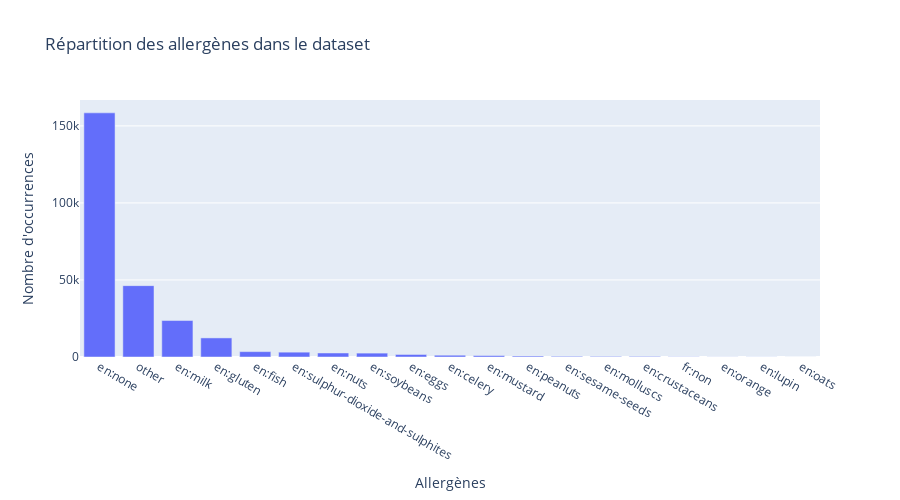

Notebook code for this chart:
### Code cell
# Séparer les allergènes par ",", et convertir en une liste
allergens_series = data['allergens'].str.split(',').explode().str.strip()
# Compter les occurrences de chaque allergène
allergens_counts = allergens_series.value_counts().reset_index()
allergens_counts.columns = ['allergen', 'count']

# Créer le graphique
fig = px.bar(allergens_counts, x='allergen', y='count', 
             title="Répartition des allergènes dans le dataset",
             labels={'allergen': 'Allergènes', 'count': 'Nombre d\'occurrences'},
             height=500)

fig.show()

### Figure 1 — Plotly figure (JSON) as saved in the notebook; plotly's stock layout.template omitted (floating-point values rounded to 4 significant figures)
{"data": [{"alignmentgroup": "True", "hovertemplate": "Allergènes=%{x}<br>Nombre d'occurrences=%{y}<extra></extra>", "legendgroup": "", "marker": {"color": "#636efa", "pattern": {"shape": ""}}, "name": "", "offsetgroup": "", "orientation": "v", "showlegend": false, "textposition": "auto", "type": "bar", "x": ["en:none", "other", "en:milk", "en:gluten", "en:fish", "en:sulphur-dioxide-and-sulphites", "en:nuts", "en:soybeans", "en:eggs", "en:celery", "en:mustard", "en:peanuts", "en:sesame-seeds", "en:molluscs", "en:crustaceans", "fr:non", "en:orange", "en:lupin", "en:oats"], "xaxis": "x", "y": [158457, 46315, 23667, 12388, 3485, 3140, 2603, 2527, 1637, 1158, 927, 614, 433, 384, 368, 127, 68, 57, 6], "yaxis": "y"}], "layout": {"barmode": "relative", "height": 500, "legend": {"tracegroupgap": 0}, "title": {"text": "Répartition des allergènes dans le dataset"}, "xaxis": {"anchor": "y", "domain": [0, 1], "title": {"text": "Allergènes"}}, "yaxis": {"anchor": "x", "domain": [0, 1], "title": {"text": "Nombre d'occurrences"}}}}
